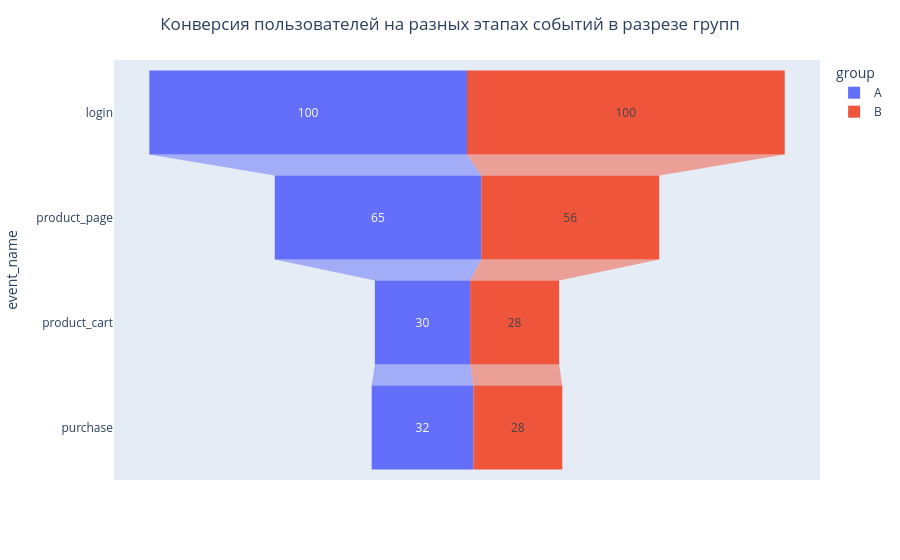

Notebook source saved alongside this figure:
### Code cell
# Plot the result
fig = px.funnel(events_for_conversion, x=events_for_conversion['part'], y='event_name', color='group')
fig.update_layout(title='User conversion at each event step by group', title_x = 0.5)
fig.show()

### Figure 1 — Plotly figure (JSON) as saved in the notebook; plotly's stock layout.template omitted (floating-point values rounded to 4 significant figures)
{"data": [{"hovertemplate": "group=A<br>part=%{x}<br>event_name=%{y}<extra></extra>", "legendgroup": "A", "marker": {"color": "#636efa"}, "name": "A", "orientation": "h", "showlegend": true, "type": "funnel", "x": [100, 65, 30, 32], "xaxis": "x", "y": ["login", "product_page", "product_cart", "purchase"], "yaxis": "y"}, {"hovertemplate": "group=B<br>part=%{x}<br>event_name=%{y}<extra></extra>", "legendgroup": "B", "marker": {"color": "#EF553B"}, "name": "B", "orientation": "h", "showlegend": true, "type": "funnel", "x": [100, 56, 28, 28], "xaxis": "x", "y": ["login", "product_page", "product_cart", "purchase"], "yaxis": "y"}], "layout": {"legend": {"title": {"text": "group"}, "tracegroupgap": 0}, "margin": {"t": 60}, "title": {"text": "Конверсия пользователей на разных этапах событий в разрезе групп", "x": 0.5}, "xaxis": {"anchor": "y", "domain": [0, 1], "title": {"text": "part"}}, "yaxis": {"anchor": "x", "domain": [0, 1], "title": {"text": "event_name"}}}}
